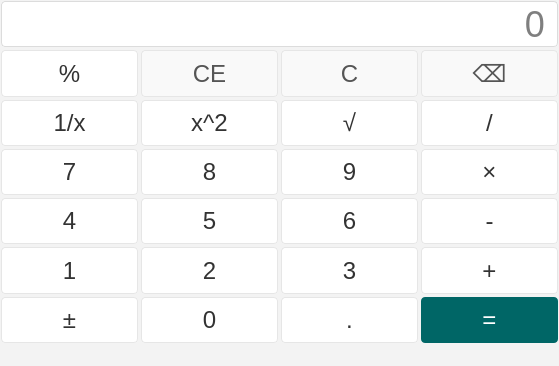
<?xml version="1.0" encoding="UTF-8"?>
<ui version="4.0">
 <class>MainWindow</class>
 <widget class="QMainWindow" name="MainWindow">
  <property name="geometry">
   <rect>
    <x>0</x>
    <y>0</y>
    <width>559</width>
    <height>366</height>
   </rect>
  </property>
  <property name="windowTitle">
   <string>计算器-符烨茗-2024414290308</string>
  </property>
  <property name="styleSheet">
   <string notr="true">/* 1. 全局窗口背景设置 */
QWidget {
    background-color: #f3f3f3; /* 浅灰白色背景，参考Windows风格 */
}

/* 2. 顶部显示框 (QLineEdit) 设置 */
QLineEdit {
    background-color: #ffffff; /* 纯白背景 */
    border: 1px solid #dcdcdc; /* 浅灰色细边框 */
    border-radius: 4px;        /* 轻微的圆角 */
    color: #000000;            /* 黑色字体 */
    font-size: 36px;           /* 字体放大 */
    padding-right: 10px;       /* 文字靠右时留出一点边距 */
}

/* 3. 所有普通按钮的通用设置 */
QPushButton {
    background-color: #ffffff; /* 白色背景 */
    border: 1px solid #e6e6e6; /* 极浅的边框 */
    border-radius: 4px;        /* 圆角 */
    color: #333333;            /* 深灰色字体 */
    font-size: 24px;           /* 字体大小（根据你的按钮大小可微调） */
    font-family: &quot;Segoe UI&quot;, &quot;Microsoft YaHei&quot;; /* 使用现代无衬线字体 */
  
}

/* 4. 鼠标悬停时的效果 (Hover) */
QPushButton:hover {
    background-color: #f0f0f0; /* 鼠标放上去变成很浅的灰色 */
}

/* 5. 鼠标按下时的效果 (Pressed) */
QPushButton:pressed {
    background-color: #e0e0e0; /* 按下时颜色再深一点 */
}

/* ========================================== */
/* 以下是针对特殊按键的单独美化（请确保你的控件名字和下面一致） */
/* ========================================== */

/* 6. 等号键 (btnEqual) - 参考图3的深青色 */
QPushButton#btnEqual {
    background-color: #006666; /* 深青色背景 */
    color: #ffffff;            /* 白色字体 */
    border: none;              /* 无边框 */
}
QPushButton#btnEqual:hover {
    background-color: #005555; /* 悬停变深 */
}
QPushButton#btnEqual:pressed {
    background-color: #004444; /* 按下更深 */
}

/* 7. 顶部功能键 (CE, C, 退格) - 稍微区分一下颜色 */
QPushButton#btnClear, 
QPushButton#btnClearAll, 
QPushButton#btnDel {
    background-color: #f9f9f9; /* 带一点点灰的白 */
    color: #555555;
}</string>
  </property>
  <widget class="QWidget" name="centralwidget">
   <layout class="QVBoxLayout" name="verticalLayout">
    <property name="spacing">
     <number>3</number>
    </property>
    <property name="leftMargin">
     <number>1</number>
    </property>
    <property name="topMargin">
     <number>1</number>
    </property>
    <property name="rightMargin">
     <number>1</number>
    </property>
    <property name="bottomMargin">
     <number>1</number>
    </property>
    <item>
     <layout class="QGridLayout" name="gridLayout">
      <item row="3" column="2">
       <widget class="QPushButton" name="btnNum9">
        <property name="sizePolicy">
         <sizepolicy hsizetype="Minimum" vsizetype="Preferred">
          <horstretch>0</horstretch>
          <verstretch>0</verstretch>
         </sizepolicy>
        </property>
        <property name="text">
         <string>9</string>
        </property>
       </widget>
      </item>
      <item row="5" column="2">
       <widget class="QPushButton" name="btnNum3">
        <property name="sizePolicy">
         <sizepolicy hsizetype="Minimum" vsizetype="Preferred">
          <horstretch>0</horstretch>
          <verstretch>0</verstretch>
         </sizepolicy>
        </property>
        <property name="text">
         <string>3</string>
        </property>
       </widget>
      </item>
      <item row="3" column="1">
       <widget class="QPushButton" name="btnNum8">
        <property name="sizePolicy">
         <sizepolicy hsizetype="Minimum" vsizetype="Preferred">
          <horstretch>0</horstretch>
          <verstretch>0</verstretch>
         </sizepolicy>
        </property>
        <property name="text">
         <string>8</string>
        </property>
       </widget>
      </item>
      <item row="2" column="0">
       <widget class="QPushButton" name="btnInverse">
        <property name="sizePolicy">
         <sizepolicy hsizetype="Minimum" vsizetype="Preferred">
          <horstretch>0</horstretch>
          <verstretch>0</verstretch>
         </sizepolicy>
        </property>
        <property name="text">
         <string>1/x</string>
        </property>
       </widget>
      </item>
      <item row="6" column="1">
       <widget class="QPushButton" name="btnNum0">
        <property name="sizePolicy">
         <sizepolicy hsizetype="Minimum" vsizetype="Preferred">
          <horstretch>0</horstretch>
          <verstretch>0</verstretch>
         </sizepolicy>
        </property>
        <property name="text">
         <string>0</string>
        </property>
       </widget>
      </item>
      <item row="5" column="3">
       <widget class="QPushButton" name="btnPlus">
        <property name="sizePolicy">
         <sizepolicy hsizetype="Minimum" vsizetype="Preferred">
          <horstretch>0</horstretch>
          <verstretch>0</verstretch>
         </sizepolicy>
        </property>
        <property name="text">
         <string>+</string>
        </property>
       </widget>
      </item>
      <item row="1" column="2">
       <widget class="QPushButton" name="btnClear">
        <property name="sizePolicy">
         <sizepolicy hsizetype="Minimum" vsizetype="Preferred">
          <horstretch>0</horstretch>
          <verstretch>0</verstretch>
         </sizepolicy>
        </property>
        <property name="text">
         <string>C</string>
        </property>
       </widget>
      </item>
      <item row="1" column="0">
       <widget class="QPushButton" name="btnpercentage">
        <property name="sizePolicy">
         <sizepolicy hsizetype="Minimum" vsizetype="Preferred">
          <horstretch>0</horstretch>
          <verstretch>0</verstretch>
         </sizepolicy>
        </property>
        <property name="text">
         <string>%</string>
        </property>
       </widget>
      </item>
      <item row="2" column="1">
       <widget class="QPushButton" name="btnSquare">
        <property name="sizePolicy">
         <sizepolicy hsizetype="Minimum" vsizetype="Preferred">
          <horstretch>0</horstretch>
          <verstretch>0</verstretch>
         </sizepolicy>
        </property>
        <property name="text">
         <string>x^2</string>
        </property>
       </widget>
      </item>
      <item row="6" column="2">
       <widget class="QPushButton" name="btnPeriod">
        <property name="sizePolicy">
         <sizepolicy hsizetype="Minimum" vsizetype="Preferred">
          <horstretch>0</horstretch>
          <verstretch>0</verstretch>
         </sizepolicy>
        </property>
        <property name="text">
         <string>.</string>
        </property>
       </widget>
      </item>
      <item row="2" column="2">
       <widget class="QPushButton" name="btnSqrt">
        <property name="sizePolicy">
         <sizepolicy hsizetype="Minimum" vsizetype="Preferred">
          <horstretch>0</horstretch>
          <verstretch>0</verstretch>
         </sizepolicy>
        </property>
        <property name="text">
         <string>√</string>
        </property>
       </widget>
      </item>
      <item row="5" column="1">
       <widget class="QPushButton" name="btnNum2">
        <property name="sizePolicy">
         <sizepolicy hsizetype="Minimum" vsizetype="Preferred">
          <horstretch>0</horstretch>
          <verstretch>0</verstretch>
         </sizepolicy>
        </property>
        <property name="text">
         <string>2</string>
        </property>
       </widget>
      </item>
      <item row="3" column="0">
       <widget class="QPushButton" name="btnNum7">
        <property name="sizePolicy">
         <sizepolicy hsizetype="Minimum" vsizetype="Preferred">
          <horstretch>0</horstretch>
          <verstretch>0</verstretch>
         </sizepolicy>
        </property>
        <property name="text">
         <string>7</string>
        </property>
       </widget>
      </item>
      <item row="4" column="1">
       <widget class="QPushButton" name="btnNum5">
        <property name="sizePolicy">
         <sizepolicy hsizetype="Minimum" vsizetype="Preferred">
          <horstretch>0</horstretch>
          <verstretch>0</verstretch>
         </sizepolicy>
        </property>
        <property name="text">
         <string>5</string>
        </property>
       </widget>
      </item>
      <item row="6" column="3">
       <widget class="QPushButton" name="btnEqual">
        <property name="sizePolicy">
         <sizepolicy hsizetype="Minimum" vsizetype="Preferred">
          <horstretch>0</horstretch>
          <verstretch>0</verstretch>
         </sizepolicy>
        </property>
        <property name="text">
         <string>=</string>
        </property>
       </widget>
      </item>
      <item row="1" column="3">
       <widget class="QPushButton" name="btnDel">
        <property name="sizePolicy">
         <sizepolicy hsizetype="Minimum" vsizetype="Preferred">
          <horstretch>0</horstretch>
          <verstretch>0</verstretch>
         </sizepolicy>
        </property>
        <property name="text">
         <string>⌫</string>
        </property>
       </widget>
      </item>
      <item row="5" column="0">
       <widget class="QPushButton" name="btnNum1">
        <property name="sizePolicy">
         <sizepolicy hsizetype="Minimum" vsizetype="Preferred">
          <horstretch>0</horstretch>
          <verstretch>0</verstretch>
         </sizepolicy>
        </property>
        <property name="text">
         <string>1</string>
        </property>
       </widget>
      </item>
      <item row="4" column="3">
       <widget class="QPushButton" name="btnMinus">
        <property name="sizePolicy">
         <sizepolicy hsizetype="Minimum" vsizetype="Preferred">
          <horstretch>0</horstretch>
          <verstretch>0</verstretch>
         </sizepolicy>
        </property>
        <property name="text">
         <string>-</string>
        </property>
       </widget>
      </item>
      <item row="2" column="3">
       <widget class="QPushButton" name="btnDivide">
        <property name="sizePolicy">
         <sizepolicy hsizetype="Minimum" vsizetype="Preferred">
          <horstretch>0</horstretch>
          <verstretch>0</verstretch>
         </sizepolicy>
        </property>
        <property name="text">
         <string>/</string>
        </property>
       </widget>
      </item>
      <item row="6" column="0">
       <widget class="QPushButton" name="btnsign">
        <property name="sizePolicy">
         <sizepolicy hsizetype="Minimum" vsizetype="Preferred">
          <horstretch>0</horstretch>
          <verstretch>0</verstretch>
         </sizepolicy>
        </property>
        <property name="text">
         <string>±</string>
        </property>
       </widget>
      </item>
      <item row="4" column="0">
       <widget class="QPushButton" name="btnNum4">
        <property name="sizePolicy">
         <sizepolicy hsizetype="Minimum" vsizetype="Preferred">
          <horstretch>0</horstretch>
          <verstretch>0</verstretch>
         </sizepolicy>
        </property>
        <property name="text">
         <string>4</string>
        </property>
       </widget>
      </item>
      <item row="3" column="3">
       <widget class="QPushButton" name="btnMultiple">
        <property name="sizePolicy">
         <sizepolicy hsizetype="Minimum" vsizetype="Preferred">
          <horstretch>0</horstretch>
          <verstretch>0</verstretch>
         </sizepolicy>
        </property>
        <property name="text">
         <string>×</string>
        </property>
       </widget>
      </item>
      <item row="1" column="1">
       <widget class="QPushButton" name="btnClearAll">
        <property name="sizePolicy">
         <sizepolicy hsizetype="Minimum" vsizetype="Preferred">
          <horstretch>0</horstretch>
          <verstretch>0</verstretch>
         </sizepolicy>
        </property>
        <property name="text">
         <string>CE</string>
        </property>
       </widget>
      </item>
      <item row="4" column="2">
       <widget class="QPushButton" name="btnNum6">
        <property name="sizePolicy">
         <sizepolicy hsizetype="Minimum" vsizetype="Preferred">
          <horstretch>0</horstretch>
          <verstretch>0</verstretch>
         </sizepolicy>
        </property>
        <property name="text">
         <string>6</string>
        </property>
       </widget>
      </item>
      <item row="0" column="0" colspan="4">
       <widget class="QLineEdit" name="display">
        <property name="sizePolicy">
         <sizepolicy hsizetype="Expanding" vsizetype="Preferred">
          <horstretch>0</horstretch>
          <verstretch>0</verstretch>
         </sizepolicy>
        </property>
        <property name="alignment">
         <set>Qt::AlignRight|Qt::AlignTrailing|Qt::AlignVCenter</set>
        </property>
        <property name="placeholderText">
         <string>0</string>
        </property>
       </widget>
      </item>
     </layout>
    </item>
   </layout>
  </widget>
  <widget class="QMenuBar" name="menubar">
   <property name="geometry">
    <rect>
     <x>0</x>
     <y>0</y>
     <width>559</width>
     <height>21</height>
    </rect>
   </property>
  </widget>
  <widget class="QStatusBar" name="statusbar"/>
 </widget>
 <resources/>
 <connections/>
</ui>
